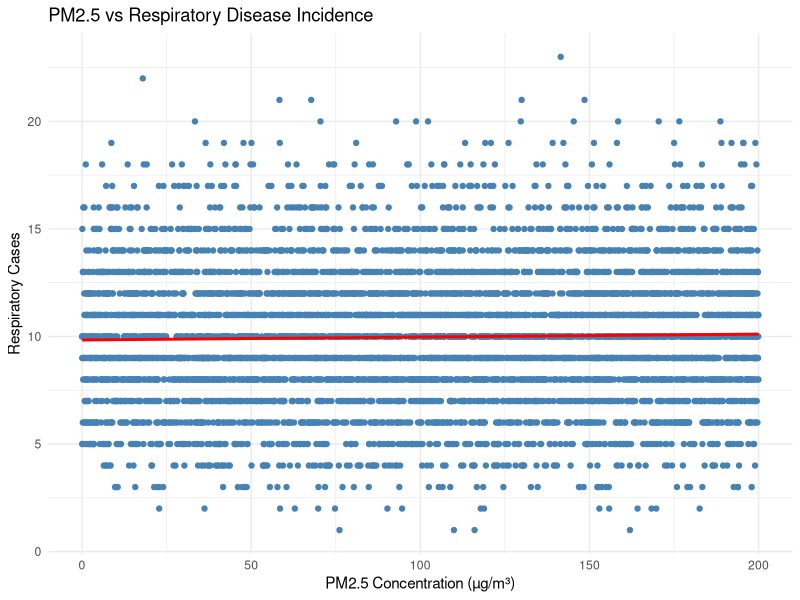
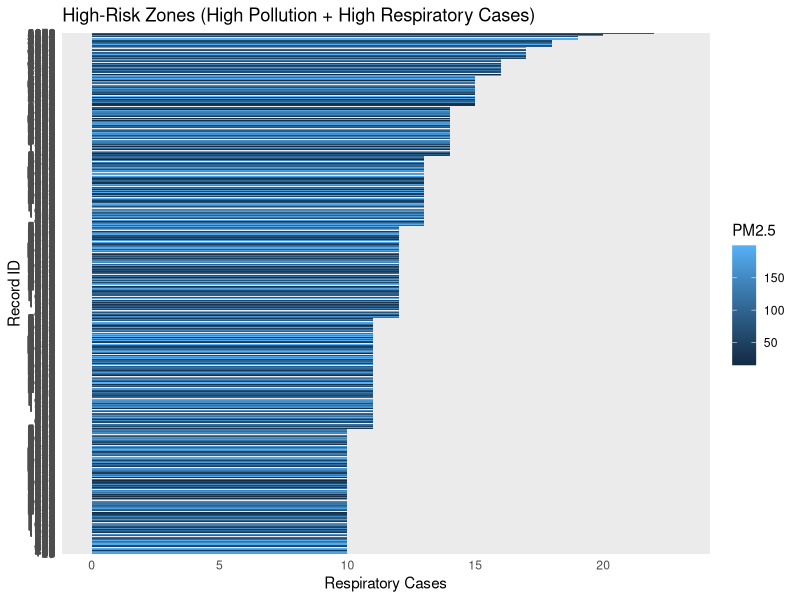

Source code (R) for these figures, in order:
# --- Step 1: Load Libraries ---
library(tidyverse)
library(ggplot2)

# --- Step 2: Import Data ---
air_quality <- read.csv("air_quality_health_impact_data.csv")

# --- Step 3: Preview ---
head(air_quality)
colnames(air_quality)
summary(air_quality)

# --- Step 4: Data Cleaning ---
## Rename columns to consistent names (remove underscores)
air_quality <- air_quality %>%
  rename(
    PM2.5 = PM2_5,
    DiseaseRate = RespiratoryCases
  )

## Remove missing pollution data
air_quality <- air_quality %>%
  filter(!is.na(PM2.5), !is.na(PM10))

## Replace missing readings using dataset averages
air_quality <- air_quality %>%
  mutate(
    PM2.5 = ifelse(is.na(PM2.5), mean(PM2.5, na.rm = TRUE), PM2.5),
    PM10  = ifelse(is.na(PM10), mean(PM10, na.rm = TRUE), PM10)
  )

# --- Step 5: Data Transformation ---
## Compute deviation from WHO limits
air_quality <- air_quality %>%
  mutate(
    PM2.5_Deviation = PM2.5 - 5,
    PM10_Deviation = PM10 - 15
  )

# --- Step 6: Analysis ---
## Correlation between pollution and respiratory disease
cor_PM25 <- cor(air_quality$PM2.5, air_quality$DiseaseRate, use = "complete.obs")
cor_PM10 <- cor(air_quality$PM10,  air_quality$DiseaseRate, use = "complete.obs")

cat("Correlation (PM2.5 vs Respiratory Cases):", cor_PM25, "\n")
cat("Correlation (PM10 vs Respiratory Cases):", cor_PM10, "\n")

# --- Step 7: Identify High-Risk Zones ---
high_risk_zones <- air_quality %>%
  filter(PM2.5_Deviation > 10 & DiseaseRate > mean(DiseaseRate, na.rm = TRUE))

# Display high-risk zones
print(high_risk_zones[, c("RecordID", "PM2.5", "PM10", "DiseaseRate")])

# --- Step 8: Visualization ---
## 1️⃣ Scatter plot: Pollution vs Respiratory Cases
ggplot(air_quality, aes(x = PM2.5, y = DiseaseRate)) +
  geom_point(color = "steelblue") +
  geom_smooth(method = "lm", se = FALSE, color = "red") +
  labs(
    title = "PM2.5 vs Respiratory Disease Incidence",
    x = "PM2.5 Concentration (µg/m³)",
    y = "Respiratory Cases"
  ) +
  theme_minimal()
## 2️⃣ High-Risk Zones Bar Plot
ggplot(high_risk_zones, aes(x = reorder(RecordID, DiseaseRate), y = DiseaseRate, fill = PM2.5)) +
  geom_bar(stat = "identity") +
  coord_flip() +
  labs(
    title = "High-Risk Zones (High Pollution + High Respiratory Cases)",
    x = "Record ID",
    y = "Respiratory Cases"
  ) +
  theme_minimal()

# --- Step 9: Save Results ---
write.csv(high_risk_zones, "High_Risk_Zones.csv", row.names = FALSE)
cat("\n✅ Analysis Completed! High-risk zones saved as 'High_Risk_Zones.csv'\n")
